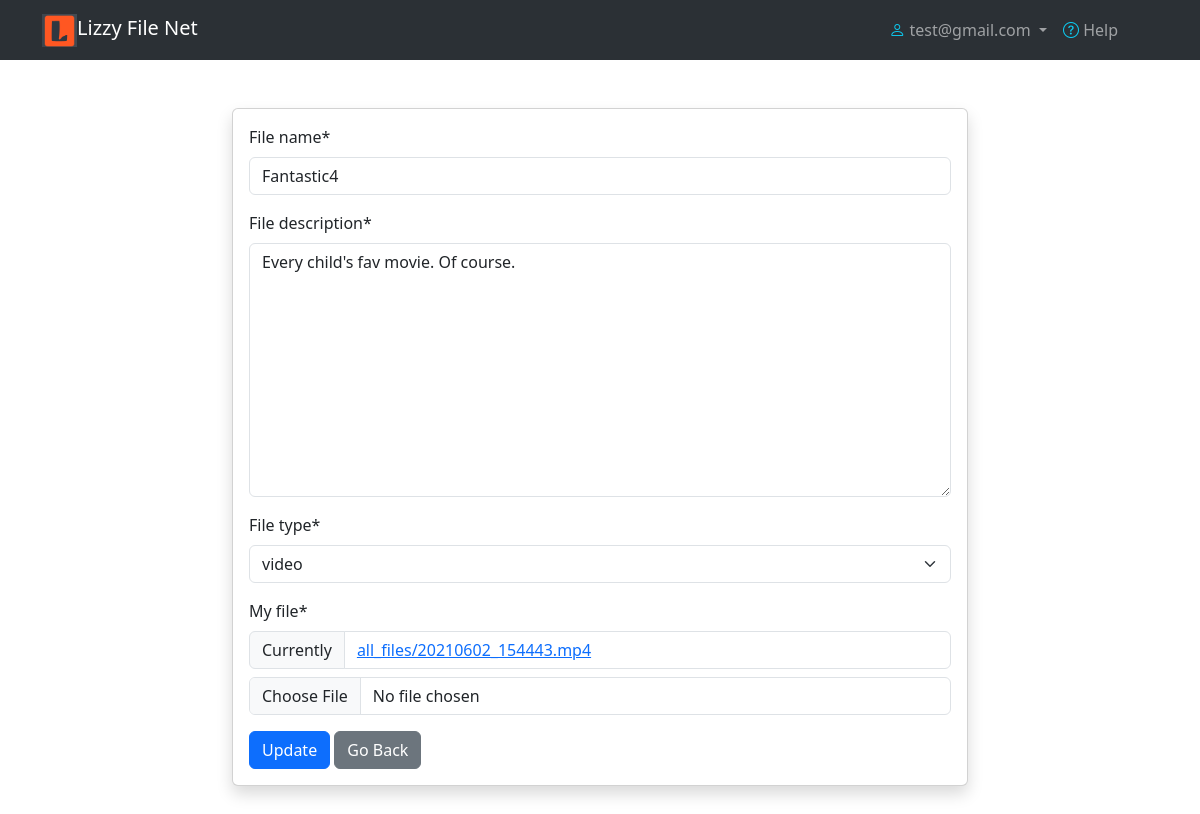
The page /file_update/6/ (signed in) on the database its author committed.
### users/models.py (models this page shows, shortened)
class CustomUser(AbstractUser):
    email = models.EmailField(unique=True)
    profilePicture = models.ImageField(default='default/defaultpicture.jpg', upload_to='profileImages')

### dashboard/models.py (models this page shows, shortened)
class MyFileManager(models.Model):
    file_name = models.CharField(max_length=200, default="File", blank=False)  # title
    file_description = models.TextField(default='This is a File', max_length=200, blank=False) # description
    file_type = models.CharField(max_length=20, choices=MYFILETYPES)
    my_file = models.FileField(upload_to="all_files")
    ids = models.AutoField(primary_key=True)
    file_upload_date =  models.DateTimeField(auto_now_add=True)
    downloadCount = models.PositiveIntegerField(default=0, blank=True)
    emailCount = models.PositiveIntegerField(default=0, blank=True)
    class Meta:
        ordering = ('-file_upload_date',)

### dashboard/views.py (the view)
# urls.py: path('file_update/<pk>/', views.file_update, name="file_update" ),
@login_required
def file_update(request, pk):
    the_file = MyFileManager.objects.get(ids=pk)
    if request.method == 'POST':
        form  = MyFileManagerForm(request.POST, request.FILES, instance=the_file)
        if form.is_valid():
            form.save()
            return redirect('admin_panel')
    else:
        form  = MyFileManagerForm(instance=the_file)
    context = {
        'form': form,
    }
    return render(
        request=request,
        template_name='dashboard/file_update.html',
        context=context,
    )

### dashboard/forms.py
class MyFileManagerForm(forms.ModelForm):
    class Meta:
        model = MyFileManager
        fields = ('file_name', 'file_description', 'file_type', 'my_file')

### templates/dashboard/file_update.html (shortened to what this page needs)
{% extends 'base/base_bootstrap.html' %}
{% load static %}
{% load crispy_forms_tags %}
{% block content %}
<nav class="navbar-first navbar  navbar-expand-lg bg-body-tertiary"  data-bs-theme='dark'>
    <div class="container ">
      <a class="navbar-brand" href="{% url 'dashboard-index' %}">
          <img src="{% static '/images/lizzylogo.PNG' %}" alt="logo" width="35" height="auto" class="d-inline-block align-text-top">Lizzy File Net
      </a>
      <div class="collapse navbar-collapse" id="navbarSupportedContent">
        <ul class="navbar-nav ms-auto mb-2 mb-lg-0">
          <li class="nav-item dropdown">
            <a class="nav-link dropdown-toggle" href="#" role="button" data-bs-toggle="dropdown" aria-expanded="false">
              <span class='text-info'><i class="bi bi-person"></i></span>
              {{ user.email }}
            </a>
          </li>
          <li class="nav-item">
              <a class="nav-link" href="#">
                  <span class='text-info'><i class="bi bi-question-circle"></i></span>
                  Help
              </a>
          </li>
        <ul>
      </div>
    </div>
</nav>
<br>
<div class="container mt-4">
    <div class="row justify-content-center">
        <div class="col-md-8">
            <div class="card shadow">
                <div class="card-body">
                    <div class="row">
                        <form method="POST" enctype="multipart/form-data">
                             {{ form|crispy }}
                             <input class="btn btn-primary" type="submit" value="Update">
                             <a class="btn btn-secondary" href="{% url 'admin_panel' %}">Go Back</a>
                        </form>
                    </div>
                </div>
            </div>
        </div>
    </div>
</div>
<br><br>
{% endblock %}

### rows shown on the page
CustomUser: email "test@gmail.com"
MyFileManager: file_name "Fantastic4", file_description "Every child's fav movie. Of course.", file_type "video"
